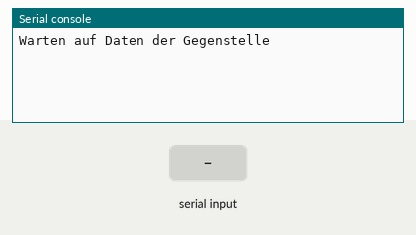
Bench run of a program on a simulated Raspberry Pi Pico running MicroPython. Shown: the last lines printed to the serial console. Inputs (shaded band) come from the test bench.

Above: at 1.2 s.
1.3 s: "1" received over the second serial link
At 2.8 s:
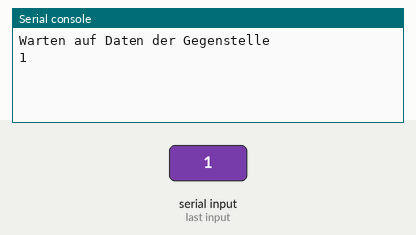
3.5 s: "0" received over the second serial link
At 4.3 s:
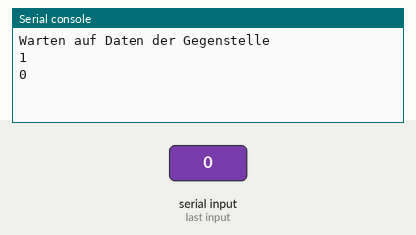
5.0 s: "2" received over the second serial link
At 7.1 s:
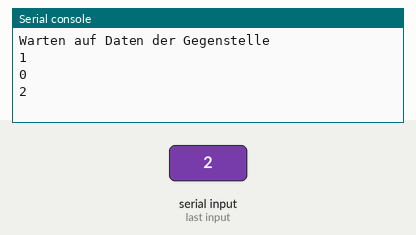

The program:

UART.py
```python
import time
from machine import UART, Pin
uart = UART(0, baudrate=9600, tx=Pin(0), rx=Pin(1), bits=8, parity=None, stop=1)
uart.write('start')
# Initialisierung: UART
# UART 0, TX=GPIO0 (Pin 1), RX=GPIO1 (Pin 2)
# UART 1, TX=GPIO4 (Pin 6), RX=GPIO5 (Pin 7)
#print(uart)

print('Warten auf Daten der Gegenstelle')

while 1:
    time.sleep(2)
    char = uart.read()
    if char is not None:
        try: print(char.decode())
        except: print(char)


    
```

Measured:
- after the input at 1.3 s, the serial console: prints a new line after 0.70 s (image 1)
- after the input at 3.5 s, the serial console: prints a new line after 0.50 s (image 2)
- after the input at 5.0 s, the serial console: prints a new line after 1.0 s (image 3)
